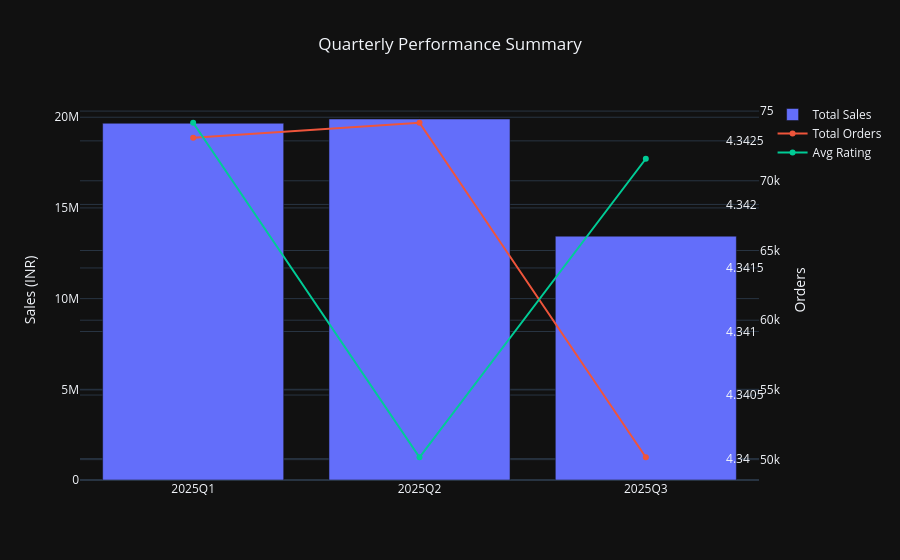

Notebook source saved alongside this figure:
### Code cell
import plotly.graph_objects as go

fig = go.Figure()

# Sales (Bar)
fig.add_trace(go.Bar(
    x=quarterly_summary["Quarter"],
    y=quarterly_summary["Total_Sales"],
    name="Total Sales",
))

# Orders (Line)
fig.add_trace(go.Scatter(
    x=quarterly_summary["Quarter"],
    y=quarterly_summary["Total_Orders"],
    mode="lines+markers",
    name="Total Orders",
    yaxis="y2"
))

# Ratings (Line)
fig.add_trace(go.Scatter(
    x=quarterly_summary["Quarter"],
    y=quarterly_summary["Avg_Rating"],
    mode="lines+markers",
    name="Avg Rating",
    yaxis="y3"
))

# Layout (Dark + Multiple Axes)
fig.update_layout(
    template="plotly_dark",
    title="Quarterly Performance Summary",
    title_x=0.5,

    yaxis=dict(title="Sales (INR)"),
    
    yaxis2=dict(
        title="Orders",
        overlaying="y",
        side="right"
    ),
    
    yaxis3=dict(
        #title="Rating",
        anchor="free",
        overlaying="y",
        side="right",
        position=0.95
    )
    
)

fig.show()

### Figure 1 — Plotly figure (JSON) as saved in the notebook; plotly's stock layout.template omitted (floating-point values rounded to 4 significant figures)
{"data": [{"name": "Total Sales", "type": "bar", "x": ["2025Q1", "2025Q2", "2025Q3"], "y": [19670000.0, 19900000.0, 13440000.0]}, {"mode": "lines+markers", "name": "Total Orders", "type": "scatter", "x": ["2025Q1", "2025Q2", "2025Q3"], "y": [73096, 74163, 50171], "yaxis": "y2"}, {"mode": "lines+markers", "name": "Avg Rating", "type": "scatter", "x": ["2025Q1", "2025Q2", "2025Q3"], "y": [4.343, 4.34, 4.342], "yaxis": "y3"}], "layout": {"title": {"text": "Quarterly Performance Summary", "x": 0.5}, "yaxis": {"title": {"text": "Sales (INR)"}}, "yaxis2": {"overlaying": "y", "side": "right", "title": {"text": "Orders"}}, "yaxis3": {"anchor": "free", "overlaying": "y", "position": 0.95, "side": "right"}}}
